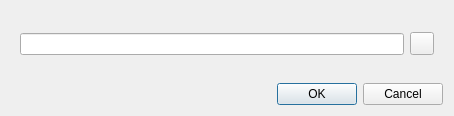
<?xml version="1.0" encoding="UTF-8"?>
<ui version="4.0">
 <class>ItemAddTagWidget</class>
 <widget class="QWidget" name="ItemAddTagWidget">
  <property name="geometry">
   <rect>
    <x>0</x>
    <y>0</y>
    <width>454</width>
    <height>116</height>
   </rect>
  </property>
  <property name="windowTitle">
   <string>Form</string>
  </property>
  <layout class="QVBoxLayout" name="verticalLayout">
   <item>
    <widget class="QWidget" name="colorWidget" native="true">
     <layout class="QHBoxLayout" name="horizontalLayout">
      <item>
       <widget class="QLineEdit" name="tagLineEdit"/>
      </item>
      <item>
       <widget class="QToolButton" name="colorToolButton">
        <property name="text">
         <string/>
        </property>
       </widget>
      </item>
     </layout>
    </widget>
   </item>
   <item>
    <widget class="QDialogButtonBox" name="buttonBox">
     <property name="standardButtons">
      <set>QDialogButtonBox::Cancel|QDialogButtonBox::Ok</set>
     </property>
    </widget>
   </item>
  </layout>
 </widget>
 <resources/>
 <connections/>
</ui>
